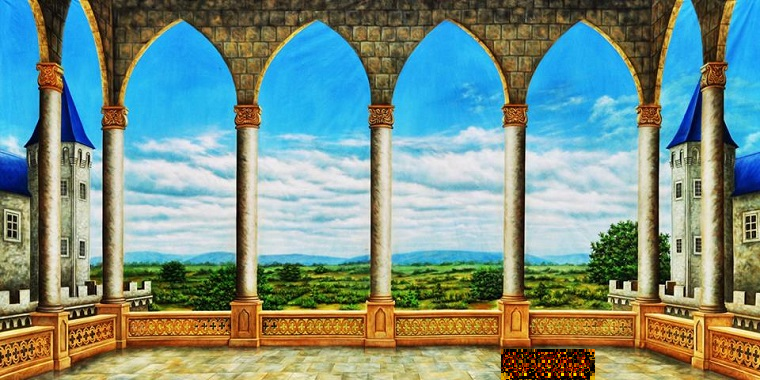

Below is a game level as drawn by its tile map, then a one-line description and the .tmx that defines it (tile-layer data replaced by summaries):
An orthogonal 1x1 tile map with 760x380 px tiles, 1 tile layer (Tile Layer 1), 3 tilesets and 10 objects.

<map version="1.0" tiledversion="1.0.3" orientation="orthogonal" renderorder="right-down" width="1" height="1" tilewidth="760" tileheight="380" nextobjectid="23">
 <tileset firstgid="1" name="Player" tilewidth="37" tileheight="50" tilecount="1" columns="1">
  <image source="demo_tmx/Player.png" width="37" height="50" />
 </tileset>
 <tileset firstgid="2" name="Jafar" tilewidth="64" tileheight="71" tilecount="1" columns="1">
  <image source="demo_tmx/Jafar.png" width="64" height="71" />
 </tileset>
 <tileset firstgid="3" name="background" tilewidth="760" tileheight="380" tilecount="1" columns="1">
  <image source="background.png" width="760" height="380" />
 </tileset>
 <layer name="Tile Layer 1" width="1" height="1">
  <data>[1 cells, 1 non-empty, 1 distinct tile ids]</data>
 </layer>
 <objectgroup name="Player">
  <object id="22" gid="1" x="113" y="360" width="37" height="50" />
 </objectgroup>
 <objectgroup name="Jafar">
  <object id="6" gid="2" x="602" y="357" width="64" height="71" />
 </objectgroup>
 <objectgroup name="Wall">
  <object id="3" x="2" y="55" width="32" height="319" />
  <object id="4" x="726" y="43" width="35" height="333" />
 </objectgroup>
 <objectgroup name="Coal">
  <object id="16" x="501" y="347" width="93" height="29" />
 </objectgroup>
 <objectgroup name="Ground">
  <object id="2" x="25" y="363" width="728" height="16" />
 </objectgroup>
 <objectgroup name="Colbany">
  <object id="17" x="282" y="310" width="57" height="8" />
  <object id="18" x="417" y="310" width="49" height="7" />
  <object id="19" x="155" y="311" width="42" height="6" />
  <object id="20" x="76" y="317" width="30" height="6" />
 </objectgroup>
</map>